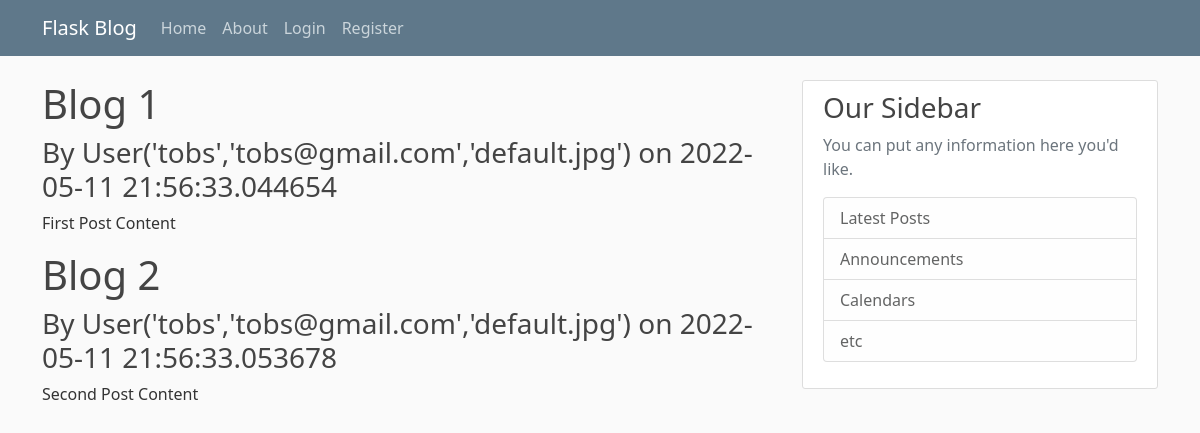
Page /home on the earlier database version.
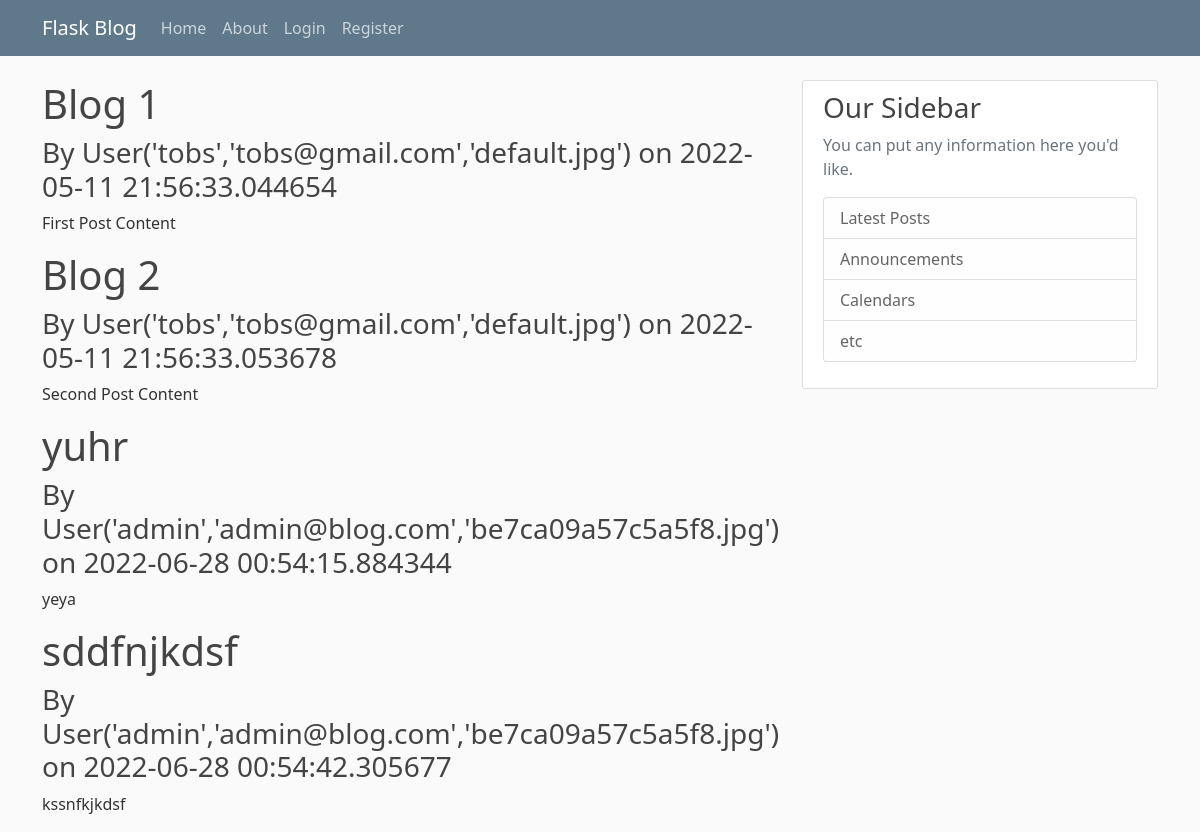
Same page on the later database version.
### main_app/models.py (models this page shows, shortened)
class Post(db.Model):
  id = db.Column(db.Integer, primary_key=True)
  title = db.Column(db.String(100), nullable=False)
  date_posted = db.Column(db.DateTime, nullable=False, default=datetime.utcnow)
  content = db.Column(db.Text, nullable=False)
  user_id = db.Column(db.Integer, db.ForeignKey('user.id'), nullable=False)

class User(db.Model, UserMixin):
  id = db.Column(db.Integer, primary_key=True)
  username = db.Column(db.String(20), unique=True, nullable=False)
  email = db.Column(db.String(120), unique=True, nullable=False)
  image_file = db.Column(db.String(20), nullable=False, default='default.jpg')
  password = db.Column(db.String(60), nullable=False)
  posts = db.relationship('Post', backref='author', lazy=True)
  def __repr__(self):
    return f"User('{self.username}','{self.email}','{self.image_file}')"

### main_app/routes.py (the view)
@app.route("/") #route to main page
@app.route("/home") #route to home page
def home():
  posts = Post.query.all()
  return render_template('home.html', posts=posts) # call to render the home page template

### main_app/templates/home.html
{% extends "layout.html" %}
{% block content %}
    {% for post in posts  %}
        <h1>{{ post.title }}</h1>
        <h3>By {{ post.author }} on {{ post.date_posted }}</h3>
        <p>{{ post.content }}</p>
    {% endfor %}
{% endblock content %}

### main_app/templates/layout.html (shortened to what this page needs)
<!doctype html>
<html lang="en">
<head>
    <link href="https://cdn.jsdelivr.net/npm/bootstrap@5.1.3/dist/css/bootstrap.min.css" rel="stylesheet">
    <link rel="stylesheet" type="text/css" href="{{ url_for('static', filename='main.css') }}">
</head>
<body>
    <header class="site-header">
        <nav class="navbar navbar-expand-md navbar-dark bg-steel fixed-top">
          <div class="container">
            <a class="navbar-brand mr-4" href="/">Flask Blog</a>
            <div class="collapse navbar-collapse" id="navbarToggle">
              <div class="navbar-nav mr-auto">
                <a class="nav-item nav-link" href="{{ url_for('home') }}">Home</a>
                <a class="nav-item nav-link" href="{{ url_for('about') }}">About</a>
              </div>
              <div class="navbar-nav">
                {% if current_user.is_authenticated %}
                  <a class="nav-item nav-link" href="{{ url_for('new_post') }}">New Post</a>
                  <a class="nav-item nav-link" href="{{ url_for('account') }}">Account</a>
                  <a class="nav-item nav-link" href="{{ url_for('logout') }}">Logout</a>
                {% else  %}
                  <a class="nav-item nav-link" href="{{ url_for('login') }}">Login</a>
                  <a class="nav-item nav-link" href="{{ url_for('register') }}">Register</a>
                {% endif  %}
              </div>
            </div>
          </div>
        </nav>
      </header>
      <main role="main" class="container">
        <div class="row">
          <div class="col-md-8">
          {% block content %}{% endblock %}
        </div>
          <div class="col-md-4">
            <div class="content-section">
              <h3>Our Sidebar</h3>
              <p class='text-muted'>You can put any information here you'd like.
                <ul class="list-group">
                  <li class="list-group-item list-group-item-light">Latest Posts</li>
                  <li class="list-group-item list-group-item-light">Announcements</li>
                  <li class="list-group-item list-group-item-light">Calendars</li>
                  <li class="list-group-item list-group-item-light">etc</li>
                </ul>
              </p>
            </div>
          </div>
        </div>
      </main>
</body>
</html>

### main_app/static/main.css (style rules this page uses)
body { background: #fafafa; color: #333333; margin-top: 5rem; }
h1, h2, h3, h4, h5, h6 { color: #444444; }
.bg-steel { background-color: #5f788a; }
.site-header .navbar-nav .nav-link { color: #cbd5db; }
.content-section { background: #ffffff; padding: 10px 20px; border: 1px solid #dddddd; border-radius: 3px; margin-bottom: 20px; }

Differences in the rows shown:
added Post: title "yuhr", author "User('admin','admin@blog.com','be7ca09a57c5a5f8.jpg')", date_posted "2022-06-28 00:54:15.884344", content "yeya"
added Post: title "sddfnjkdsf", author "User('admin','admin@blog.com','be7ca09a57c5a5f8.jpg')", date_posted "2022-06-28 00:54:42.305677", content "kssnfkjkdsf"
